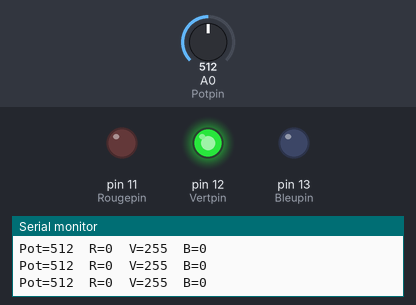
Recording of a sketch running on a simulated Arduino Uno, built with avr-gcc and run on an emulated ATmega328P. Parts: output pins drawn as LEDs (lit = HIGH), the last lines printed to the serial monitor. Inputs (shaded band) come from the test bench; at power-on: A0 (Potpin) = 512.

Above: at 1.2 s.
1.3 s: A0 (Potpin) set to 306
At 2.6 s:
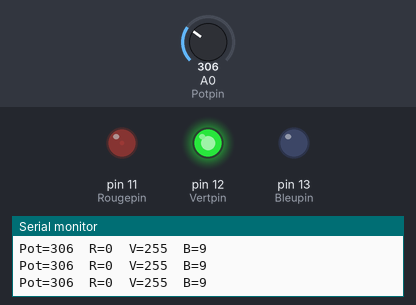
2.9 s: A0 (Potpin) set to 245
At 4.1 s:
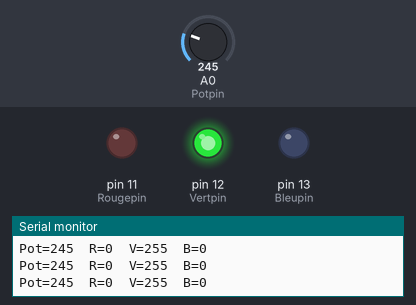
Timing chart, 0 to 5.9 s (numbered marks = the images above; inputs shaded):
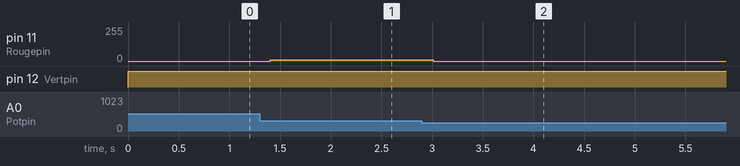

Measured:
- after the input at 1.3 s, pin 11 (Rougepin): 0/255 → 9/255 after 0.11 s
- after the input at 2.9 s, pin 11 (Rougepin): 9/255 → 0/255 after 0.11 s

The sketch:

Led_RGB_pot.ino
```cpp
//petit bout de programme pour faire passer une led rvb du violet au bleu selon une valeur du potard comprise entre 0 et 1024

// --------------connexion matérielles des broches(pins) ---------------
const int Potpin = 0; // analog 0 connecté au potar, pourquoi on met 0 et as A0?? sur la carte je vois les 2 connections
const int Bleupin = 13; // sortie 13 connecté a la broche bleu de la led
const int Vertpin = 12; // sortie 12 connecté a la broche verte de la led
const int Rougepin = 11; // sortie 11 connecté a la broche rouge de la led


//----------------------     variables pour debug
//debug_potar=1   -> utilisation du port série en comme entrée
//debug_potar=0   -> utilisation du potar
int debug_potar=0;
//-----
//debug_calcul=0   -> rien
//debug_calcul=0   -> utilisation du port serie pour visualistion des calculs
int debug_calcul=1;
//-------------------------------------------------------

void setup() {
  pinMode(Potpin, INPUT); //met la broche relié au potard en entrée
  pinMode(Bleupin, OUTPUT); //met la broche relié au bleu de la led en sortie
  pinMode(Vertpin, OUTPUT); //met la broche relié au vert de la led en sortie
  pinMode(Rougepin, OUTPUT); //met la broche relié au vert de la led en sortie
  Serial.begin(9600);
}


void loop(){
  //--------------------  acquisition       (potar ou port série si debug)   ------------
  int Pot;
  if (debug_potar==1){
    while (Serial.available() > 0) {// si donnée envoyé via le PC
      Pot = Serial.parseInt();
    }
  }
  else
  {
    Pot = analogRead(Potpin);    // lecture de la valeur du potar et stockage dans Pot
  }
  //-------------------------------------------------------------------------------------


  // -----------------------    calcul des valeurs r g b     -------------
  //       source adaptée de  http://blog.vermot.net/2011/11/03/generer-un-degrade-en-arc-en-ciel-en-fonction-d-une-valeur-programmatio/
  int x = (1530*Pot/1024);
  int r;
  int g;
  int b;
  if(x>=0 && x<255){
    r = 0;
    g = 255;
    b = x;
  }
  if(x>=255 && x<510){
    r = 0;
    g = 510-x;
    b = 255;
  }
  if(x>=510 && x<765){
    r = x-510;
    g = 0;
    b = 255;
  }
  if(x>=765 && x<1020){
    r = 255;
    g = 0;
    b = 1020-x;
  }
  if(x>=1020 && x<=1275){
    r = 255;
    g = x-1020;
    b = 0;
  }
  if(x>=1275 && x<=1530){
    r = 255;
    g = 0;
    b = 1530-x;
  }
//-------------------------------------------------------------------

//--------------------écriture des sorties -----------------------------
  analogWrite(Bleupin, b);  // envoi la valeur b sur la broche bleu de la led
  analogWrite(Vertpin, g);  // envoi la valeur g sur la broche vert de la led
  analogWrite(Rougepin, b);  // envoi la valeur r sur la broche rouge de la led

  if (debug_calcul==1){    //debug -> affichage des valeurs sur le moniteur série
    Serial.print("Pot=");
    Serial.print(Pot);
    Serial.print("\tR=");
    Serial.print(r);
    Serial.print("\tV=");
    Serial.print(g);
    Serial.print("\tB=");
    Serial.println(b);
  }
//--------------------------------------------------------------------------------------

  delay(200); // une petite tempo de 100ms pour calmer le tout
}
```
